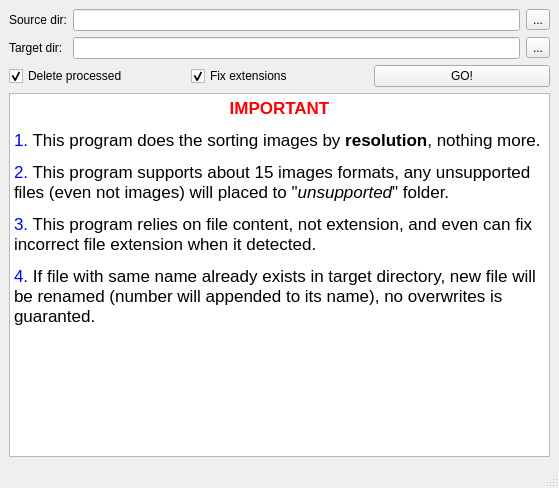
<?xml version="1.0" encoding="UTF-8"?>
<ui version="4.0">
 <class>MainWindow</class>
 <widget class="QMainWindow" name="MainWindow">
  <property name="geometry">
   <rect>
    <x>0</x>
    <y>0</y>
    <width>559</width>
    <height>488</height>
   </rect>
  </property>
  <property name="windowTitle">
   <string notr="true">MainWindow</string>
  </property>
  <widget class="QWidget" name="centralwidget">
   <layout class="QVBoxLayout" name="verticalLayout">
    <item>
     <layout class="QGridLayout" name="gridLayout">
      <item row="0" column="0">
       <widget class="QLabel" name="src_label">
        <property name="text">
         <string>Source dir:</string>
        </property>
       </widget>
      </item>
      <item row="0" column="1">
       <widget class="QLineEdit" name="src_edit"/>
      </item>
      <item row="0" column="2">
       <widget class="QToolButton" name="browse_src_btn">
        <property name="text">
         <string notr="true">...</string>
        </property>
       </widget>
      </item>
      <item row="1" column="0">
       <widget class="QLabel" name="dst_label">
        <property name="text">
         <string>Target dir:</string>
        </property>
       </widget>
      </item>
      <item row="1" column="1">
       <widget class="QLineEdit" name="dst_edit"/>
      </item>
      <item row="1" column="2">
       <widget class="QToolButton" name="browse_dst_btn">
        <property name="text">
         <string notr="true">...</string>
        </property>
       </widget>
      </item>
     </layout>
    </item>
    <item>
     <layout class="QHBoxLayout" name="horizontalLayout">
      <item>
       <widget class="QCheckBox" name="delete_processed_chb">
        <property name="toolTip">
         <string>&lt;html&gt;&lt;head/&gt;&lt;body&gt;&lt;p&gt;Delete processed files from source directory (files will be &lt;span style=&quot; font-weight:600;&quot;&gt;moved&lt;/span&gt; to target directory).&lt;/p&gt;&lt;p&gt;Source directory will be removed if there is no more files in it.&lt;/p&gt;&lt;/body&gt;&lt;/html&gt;</string>
        </property>
        <property name="text">
         <string>Delete processed</string>
        </property>
        <property name="checked">
         <bool>true</bool>
        </property>
       </widget>
      </item>
      <item>
       <widget class="QCheckBox" name="fix_extensions_chb">
        <property name="toolTip">
         <string>&lt;html&gt;&lt;head/&gt;&lt;body&gt;&lt;p&gt;Change file extension to correct if incorrect extension will detected.&lt;/p&gt;&lt;p&gt;Unsupported files will not changed.&lt;/p&gt;&lt;/body&gt;&lt;/html&gt;</string>
        </property>
        <property name="text">
         <string>Fix extensions</string>
        </property>
        <property name="checked">
         <bool>true</bool>
        </property>
       </widget>
      </item>
      <item>
       <widget class="QPushButton" name="start_stop_btn">
        <property name="text">
         <string>GO!</string>
        </property>
       </widget>
      </item>
     </layout>
    </item>
    <item>
     <widget class="QTextEdit" name="log_view">
      <property name="readOnly">
       <bool>true</bool>
      </property>
      <property name="html">
       <string>&lt;!DOCTYPE HTML PUBLIC &quot;-//W3C//DTD HTML 4.0//EN&quot; &quot;http://www.w3.org/TR/REC-html40/strict.dtd&quot;&gt;
&lt;html&gt;&lt;head&gt;&lt;meta name=&quot;qrichtext&quot; content=&quot;1&quot; /&gt;&lt;style type=&quot;text/css&quot;&gt;
p, li { white-space: pre-wrap; }
&lt;/style&gt;&lt;/head&gt;&lt;body style=&quot; font-family:'.Lucida Grande UI'; font-size:13pt; font-weight:400; font-style:normal;&quot;&gt;
&lt;p align=&quot;center&quot; style=&quot; margin-top:0px; margin-bottom:0px; margin-left:0px; margin-right:0px; -qt-block-indent:0; text-indent:0px;&quot;&gt;&lt;span style=&quot; font-weight:600; color:#ff0000;&quot;&gt;IMPORTANT&lt;/span&gt;&lt;/p&gt;
&lt;p style=&quot; margin-top:12px; margin-bottom:12px; margin-left:0px; margin-right:0px; -qt-block-indent:0; text-indent:0px;&quot;&gt;&lt;span style=&quot; color:#0000ff;&quot;&gt;1.&lt;/span&gt; This program does the sorting images by &lt;span style=&quot; font-weight:600;&quot;&gt;resolution&lt;/span&gt;, nothing more.&lt;/p&gt;
&lt;p style=&quot; margin-top:12px; margin-bottom:12px; margin-left:0px; margin-right:0px; -qt-block-indent:0; text-indent:0px;&quot;&gt;&lt;span style=&quot; color:#0000ff;&quot;&gt;2.&lt;/span&gt; This program supports about 15 images formats, any unsupported files (even not images) will placed to &amp;quot;&lt;span style=&quot; font-style:italic;&quot;&gt;unsupported&lt;/span&gt;&amp;quot; folder.&lt;/p&gt;
&lt;p style=&quot; margin-top:12px; margin-bottom:12px; margin-left:0px; margin-right:0px; -qt-block-indent:0; text-indent:0px;&quot;&gt;&lt;span style=&quot; color:#0000ff;&quot;&gt;3.&lt;/span&gt; This program relies on file content, not extension, and even can fix incorrect file extension when it detected.&lt;/p&gt;
&lt;p style=&quot; margin-top:12px; margin-bottom:12px; margin-left:0px; margin-right:0px; -qt-block-indent:0; text-indent:0px;&quot;&gt;&lt;span style=&quot; color:#0000ff;&quot;&gt;4.&lt;/span&gt; If file with same name already exists in target directory, new file will be renamed (number will appended to its name), no overwrites is guaranted.&lt;/p&gt;&lt;/body&gt;&lt;/html&gt;</string>
      </property>
     </widget>
    </item>
   </layout>
  </widget>
  <widget class="QMenuBar" name="menubar">
   <property name="geometry">
    <rect>
     <x>0</x>
     <y>0</y>
     <width>559</width>
     <height>22</height>
    </rect>
   </property>
  </widget>
  <widget class="QStatusBar" name="statusbar"/>
 </widget>
 <tabstops>
  <tabstop>src_edit</tabstop>
  <tabstop>browse_src_btn</tabstop>
  <tabstop>dst_edit</tabstop>
  <tabstop>browse_dst_btn</tabstop>
  <tabstop>delete_processed_chb</tabstop>
  <tabstop>fix_extensions_chb</tabstop>
  <tabstop>start_stop_btn</tabstop>
  <tabstop>log_view</tabstop>
 </tabstops>
 <resources/>
 <connections/>
</ui>
